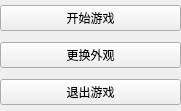
<?xml version="1.0" encoding="UTF-8"?>
<ui version="4.0">
 <class>StartPage</class>
 <widget class="QWidget" name="StartPage">
  <property name="geometry">
   <rect>
    <x>0</x>
    <y>0</y>
    <width>181</width>
    <height>111</height>
   </rect>
  </property>
  <property name="windowTitle">
   <string>Form</string>
  </property>
  <property name="layoutDirection">
   <enum>Qt::LayoutDirection::LeftToRight</enum>
  </property>
  <widget class="QWidget" name="verticalLayoutWidget">
   <property name="geometry">
    <rect>
     <x>0</x>
     <y>0</y>
     <width>181</width>
     <height>111</height>
    </rect>
   </property>
   <layout class="QVBoxLayout" name="MainLayout" stretch="0,0,0">
    <property name="sizeConstraint">
     <enum>QLayout::SizeConstraint::SetDefaultConstraint</enum>
    </property>
    <property name="leftMargin">
     <number>0</number>
    </property>
    <item>
     <widget class="QPushButton" name="StartButton">
      <property name="text">
       <string>开始游戏</string>
      </property>
     </widget>
    </item>
    <item>
     <widget class="QPushButton" name="ChangeSkins">
      <property name="text">
       <string>更换外观</string>
      </property>
     </widget>
    </item>
    <item>
     <widget class="QPushButton" name="EixtGame">
      <property name="text">
       <string>退出游戏</string>
      </property>
     </widget>
    </item>
   </layout>
  </widget>
 </widget>
 <resources/>
 <connections/>
</ui>
